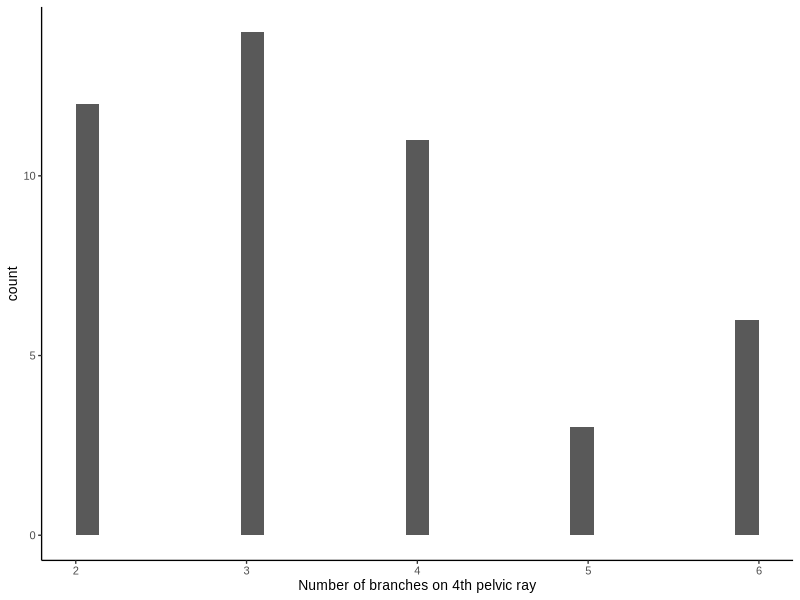
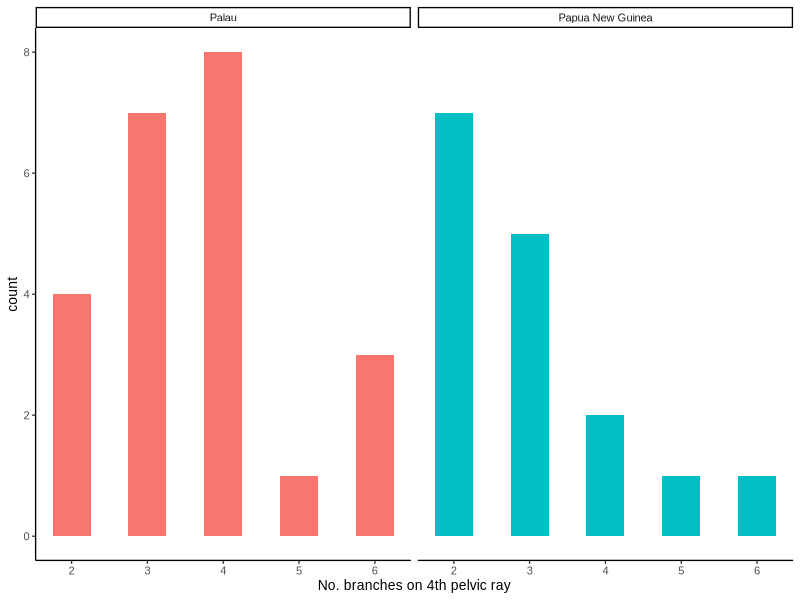
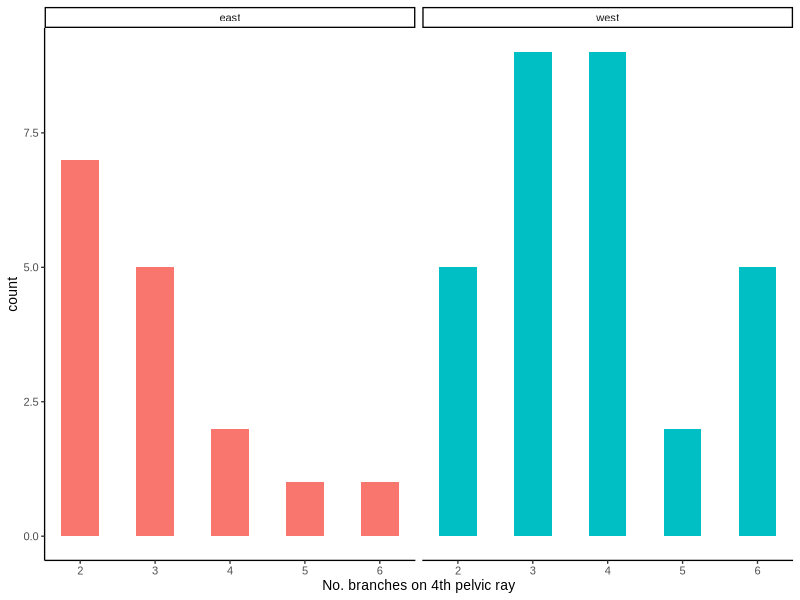
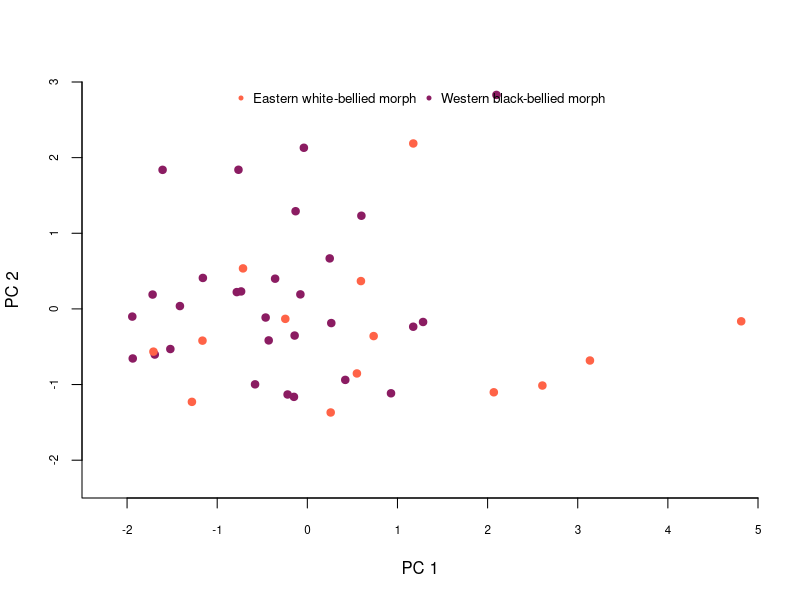

Write R code to recreate these figures, in order.
## ---- chunk 1
library(tidyverse)
#morphology data file for basic comparison analysis
morph <- read.csv("../data/cleaned_data.csv")
some_data <- read.csv("../data/morphology_numerical_data3.csv")
## ---- chunk 2
ggplot(data = morph) +
  geom_histogram(mapping = aes(x=branches)) +
  xlab("Number of branches on 4th pelvic ray") +
  theme_classic(base_family = 'Arial', base_size = 10)
## ---- chunk 3
#make a subset of data with just information from palau and png
Palau_PNG <- morph %>%
  filter(locality == "Papua New Guinea" | locality == "Palau")

#histogram
ggplot(data = Palau_PNG) +
  geom_histogram(binwidth = 0.5, mapping = aes(x = branches, fill = locality), show.legend = FALSE) +
  facet_wrap(~locality) +
  xlab("No. branches on 4th pelvic ray") +
  theme_classic(base_family = 'Arial', base_size = 10)
## ---- chunk 4
ggplot(data = morph) +
  geom_histogram(binwidth = 0.5, mapping = aes(x = branches, fill = haplotype), show.legend = FALSE) +
  facet_wrap(~haplotype) +
  xlab("No. branches on 4th pelvic ray") +
  theme_classic(base_family = 'Arial', base_size = 10)
## ---- chunk 5
#extract east & western haplotype data
west <- filter(morph, haplotype == "west")
east <- filter(morph, haplotype == "east")
t.test(west$branches, east$branches)
## ---- chunk 6
knitr::kable(morph, caption = "Pelvic fin morpholgy")
## ---- chunk 7
traits <- some_data %>% 
  select(fifth_fourth_ratio, pelvic_ratio, fin_membrane, branches)

pca2 <- princomp(traits, cor=T)
loadings (pca2)
## ---- chunk 8

# plot
plot(pca2$scores[,1], pca2$scores[,2],
     cex = 1.5, 
     col = ifelse(some_data$haplotype == 1, 'tomato', 'maroon4'), 
     pch=20, 
     xlab="PC 1", ylab="PC 2", xlim=c(-2.5,5), ylim= c(-2.5,3),
     cex.axis = 0.7,
     xaxs ="i", yaxs = "i", 
     pin=c(16, 9), 
     bty="l") #take away borders

legend(x="top", 
       cex=0.8, xpd = T , horiz=T, pch=c(20), 
       col=c("tomato", "maroon4"), 
       legend = c("Eastern white-bellied morph", "Western black-bellied morph"),
       bty = "n")

#western haplotype = 1 = maroon4
#eastern haplotype = 2 = tomato
